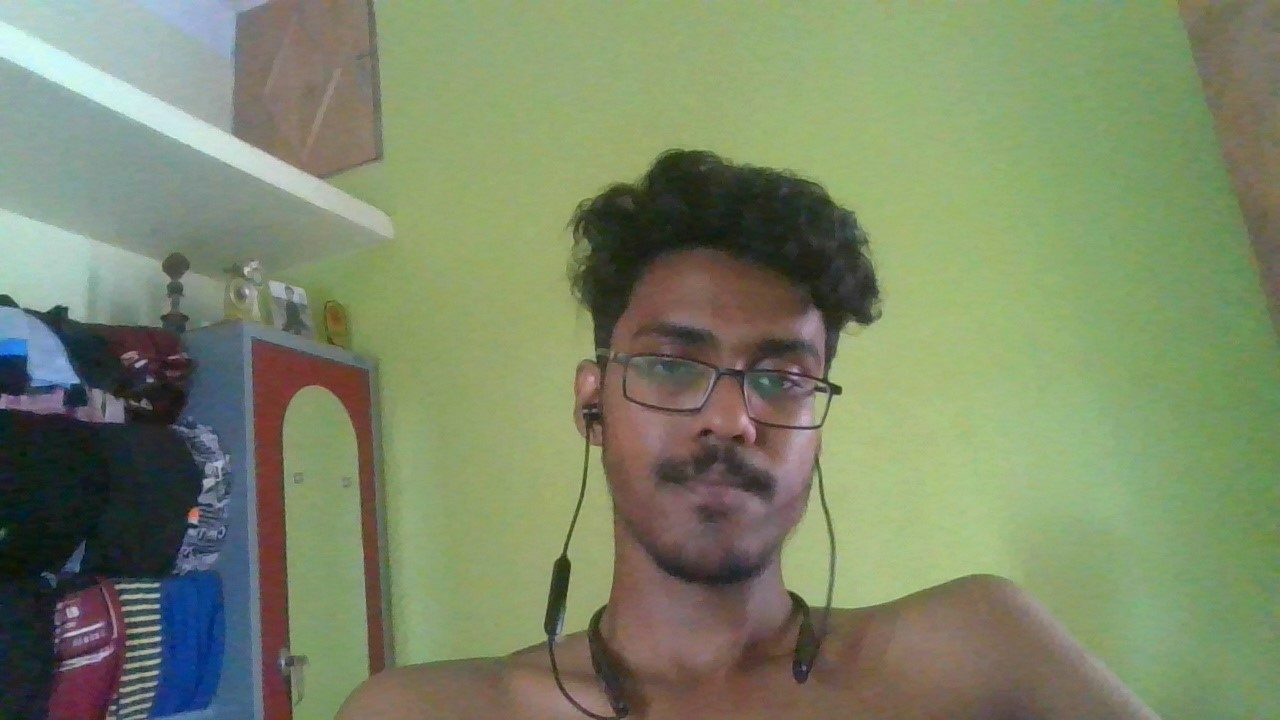
#> input picture Skin_recognition_from_camera/face_ak.png, 1280 x 720 px, given in place of the camera
$ python skin.py
#> lines starting #> are read from the running program, lines starting #| are printed output that depends on the picture
from tkinter import image_names
import numpy as np
import cv2
import sys
from PIL import Image
import os
import PIL
import glob

class crop:
    def main():
        faceCascade = cv2.CascadeClassifier('haarcascade_frontalface_default.xml')
        video_capture = cv2.VideoCapture(0)
        img_counter = 0

        while True:
            ret, frame = video_capture.read()
#> frame is the input picture: shape (720, 1280, 3); mean B, G, R 104.4, 134.7, 123.8
            gray = cv2.cvtColor(frame, cv2.COLOR_BGR2GRAY)
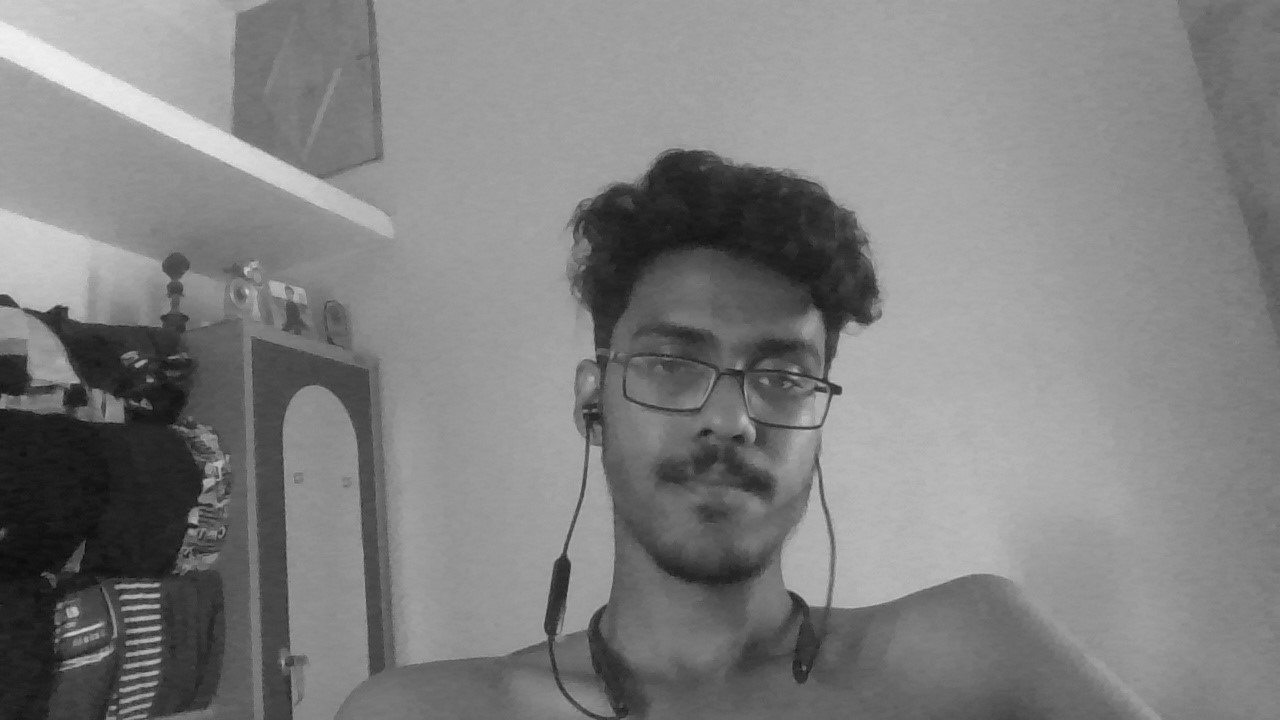
#> gray: shape (720, 1280); min 11, max 243, mean 128
            faces = faceCascade.detectMultiScale(gray, 1.3, 5)
#> faces = [[560, 233, 331, 331]]

            # for (x, y, w, h) in faces:
            #     t = cv2.rectangle(frame, (x+92, y-20), (x+w, y+h), (0, 200, 0), 2)
            y=0
            x=0
            h=50
            w=120
            for (x, y, w, h) in faces:
                t = cv2.rectangle(frame, (x+100, y+40), (x+20, y+10), (0, 250, 0), 2)
#> this loop made 1 pass

            crop_image = frame[y+13:y+40, x+20:x+100]
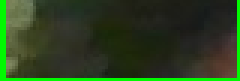
#> crop_image: shape (27, 80, 3) (shown 3 times larger); mean B, G, R 30.7, 63.6, 42.6

            cv2.imshow('Video', frame)

            k = cv2.waitKey(1)
#> (key q is pressed here)
            if k & 0xFF == ord('q'):
                break
            elif k%256 == 27:
                break
            elif k%256 == 32:
                img_name = "opencv{}.png".format(img_counter)
                cv2.imwrite(img_name, crop_image)
                print("{} written!".format(img_name))
                img_counter += 1

                fixed_height = 480
                image = Image.open('opencv0.png')
                height_percent = (fixed_height / float(image.size[1]))
                width_size = 640
                image = image.resize((width_size, fixed_height), PIL.Image.NEAREST)
                image.save('opencv0.png')

                image = cv2.imread('opencv0.png')
                sharpen_kernel = np.array([[-1,-1,-1], [-1,9,-1], [-1,-1,-1]])
                sharpen = cv2.filter2D(image, -1, sharpen_kernel)

                cv2.imshow('sharpen', sharpen)

        # cv2.release()
        cv2.destroyAllWindows()

if __name__ == '__main__':
    crop.main()

$ run again, on Skin_recognition_from_camera/opencv_frame_0.png
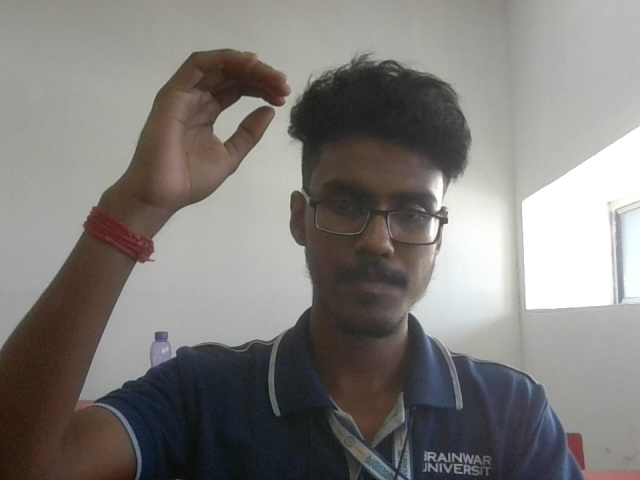
#> input picture Skin_recognition_from_camera/opencv_frame_0.png, 640 x 480 px, given in place of the camera
#> in main, frame is the input picture: shape (480, 640, 3); mean B, G, R 122.3, 125.1, 128
#> in main, `gray = cv2.cvtColor(frame, cv2.COLOR_BGR2GRAY)`:
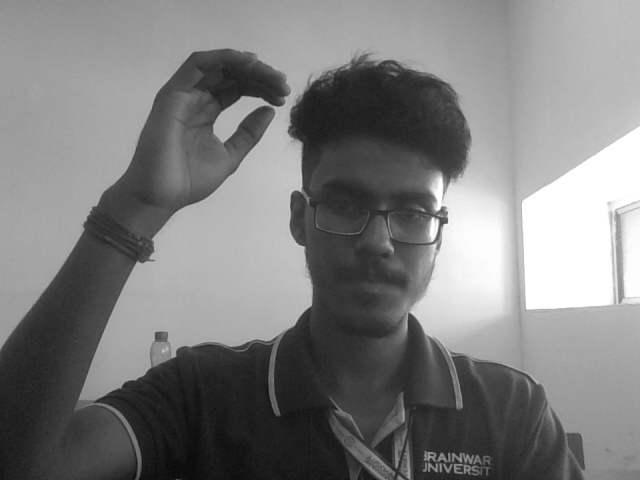
#> gray: shape (480, 640); min 9, max 255, mean 125.7
#> faces = ()
#> in main, `crop_image = frame[y+13:y+40, x+20:x+100]`:
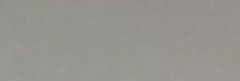
#> crop_image: shape (27, 80, 3) (shown 3 times larger); mean B, G, R 142.8, 149.8, 149.4
